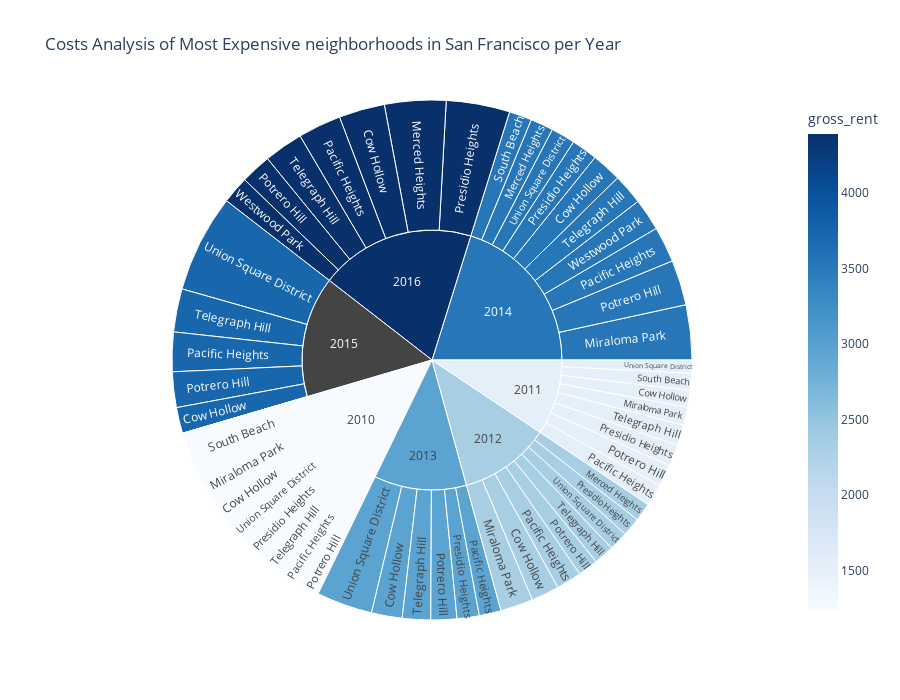

Write notebook code for a chart like this one.
### Markdown cell above
### Create a sunburst chart to conduct a costs analysis of most expensive neighborhoods in San Francisco per year

### Code cell
# Sunburst Plot
fig = px.sunburst(
    df_expensive_neighborhoods_per_year,
    path=["year", "neighborhood"],
    values='sale_price_sqr_foot',
    color='gross_rent', 
    color_continuous_scale='Blues',
    title="Costs Analysis of Most Expensive neighborhoods in San Francisco per Year",
    height=700
)


fig.show()

### Figure 1 — Plotly figure (JSON) as saved in the notebook; plotly's stock layout.template omitted (floating-point values rounded to 4 significant figures)
{"data": [{"branchvalues": "total", "customdata": [[1239], [1530.0], [2324], [2971], [3528.0], [3739.0], [4390], [2324], [3528], [4390], [1239], [1530], [2324], [3528], [1239], [1530], [2324], [2971], [3528], [3739], [4390], [1239], [1530], [2324], [2971], [3528], [3739], [4390], [1239], [1530], [2324], [2971], [3528], [null], [4390], [1239], [1530], [3528], [1239], [1530], [2324.0], [2971], [3528.0], [3739], [4390], [1239], [1530], [2324], [2971], [3528], [3739.0], [3528.0], [4390], [1239.0], [1530], [2324.0], [2971.0], [3528.0], [null], [4390]], "domain": {"x": [0, 1], "y": [0, 1]}, "hovertemplate": "labels=%{label}<br>sale_price_sqr_foot=%{value}<br>parent=%{parent}<br>id=%{id}<br>gross_rent=%{color}<extra></extra>", "ids": ["2010/Cow Hollow", "2011/Cow Hollow", "2012/Cow Hollow", "2013/Cow Hollow", "2014/Cow Hollow", "2015/Cow Hollow", "2016/Cow Hollow", "2012/Merced Heights", "2014/Merced Heights", "2016/Merced Heights", "2010/Miraloma Park", "2011/Miraloma Park", "2012/Miraloma Park", "2014/Miraloma Park", "2010/Pacific Heights", "2011/Pacific Heights", "2012/Pacific Heights", "2013/Pacific Heights", "2014/Pacific Heights", "2015/Pacific Heights", "2016/Pacific Heights", "2010/Potrero Hill", "2011/Potrero Hill", "2012/Potrero Hill", "2013/Potrero Hill", "2014/Potrero Hill", "2015/Potrero Hill", "2016/Potrero Hill", "2010/Presidio Heights", "2011/Presidio Heights", "2012/Presidio Heights", "2013/Presidio Heights", "2014/Presidio Heights", "2015/Presidio Heights", "2016/Presidio Heights", "2010/South Beach", "2011/South Beach", "2014/South Beach", "2010/Telegraph Hill", "2011/Telegraph Hill", "2012/Telegraph Hill", "2013/Telegraph Hill", "2014/Telegraph Hill", "2015/Telegraph Hill", "2016/Telegraph Hill", "2010/Union Square District", "2011/Union Square District", "2012/Union Square District", "2013/Union Square District", "2014/Union Square District", "2015/Union Square District", "2014/Westwood Park", "2016/Westwood Park", "2010", "2011", "2012", "2013", "2014", "2015", "2016"], "labels": ["Cow Hollow", "Cow Hollow", "Cow Hollow", "Cow Hollow", "Cow Hollow", "Cow Hollow", "Cow Hollow", "Merced Heights", "Merced Heights", "Merced Heights", "Miraloma Park", "Miraloma Park", "Miraloma Park", "Miraloma Park", "Pacific Heights", "Pacific Heights", "Pacific Heights", "Pacific Heights", "Pacific Heights", "Pacific Heights", "Pacific Heights", "Potrero Hill", "Potrero Hill", "Potrero Hill", "Potrero Hill", "Potrero Hill", "Potrero Hill", "Potrero Hill", "Presidio Heights", "Presidio Heights", "Presidio Heights", "Presidio Heights", "Presidio Heights", "Presidio Heights", "Presidio Heights", "South Beach", "South Beach", "South Beach", "Telegraph Hill", "Telegraph Hill", "Telegraph Hill", "Telegraph Hill", "Telegraph Hill", "Telegraph Hill", "Telegraph Hill", "Union Square District", "Union Square District", "Union Square District", "Union Square District", "Union Square District", "Union Square District", "Westwood Park", "Westwood Park", "2010", "2011", "2012", "2013", "2014", "2015", "2016"], "marker": {"coloraxis": "coloraxis", "colors": [1239, 1530.0, 2324, 2971, 3528.0, 3739.0, 4390, 2324, 3528, 4390, 1239, 1530, 2324, 3528, 1239, 1530, 2324, 2971, 3528, 3739, 4390, 1239, 1530, 2324, 2971, 3528, 3739, 4390, 1239, 1530, 2324, 2971, 3528, null, 4390, 1239, 1530, 3528, 1239, 1530, 2324.0, 2971, 3528.0, 3739, 4390, 1239, 1530, 2324, 2971, 3528, 3739.0, 3528.0, 4390, 1239.0, 1530, 2324.0, 2971.0, 3528.0, null, 4390]}, "name": "", "parents": ["2010", "2011", "2012", "2013", "2014", "2015", "2016", "2012", "2014", "2016", "2010", "2011", "2012", "2014", "2010", "2011", "2012", "2013", "2014", "2015", "2016", "2010", "2011", "2012", "2013", "2014", "2015", "2016", "2010", "2011", "2012", "2013", "2014", "2015", "2016", "2010", "2011", "2014", "2010", "2011", "2012", "2013", "2014", "2015", "2016", "2010", "2011", "2012", "2013", "2014", "2015", "2014", "2016", "", "", "", "", "", "", ""], "type": "sunburst", "values": [569.4, 390.6, 644.8, 707.4, 691.9, 598.6, 1059.0, 421.1, 528.7, 1417.0, 680.6, 414.7, 756.2, 1268.0, 496.5, 509.0, 586.2, 503.9, 824.7, 910.2, 996.4, 491.5, 503.1, 466.6, 598.7, 1045.0, 821.3, 707.7, 549.4, 493.8, 426.6, 512.8, 603.5, 0, 1466.0, 1037.0, 388.6, 524.6, 524.8, 483.4, 465.8, 653.3, 708.2, 997.0, 903.0, 569.2, 302.1, 445.2, 1290.0, 558.3, 2259.0, 743.0, 631.2, 4918.0, 3485.0, 4213.0, 4267.0, 7496.0, 5586.0, 7180.0]}], "layout": {"coloraxis": {"colorbar": {"title": {"text": "gross_rent"}}, "colorscale": [[0, "rgb(247,251,255)"], [0.125, "rgb(222,235,247)"], [0.25, "rgb(198,219,239)"], [0.375, "rgb(158,202,225)"], [0.5, "rgb(107,174,214)"], [0.625, "rgb(66,146,198)"], [0.75, "rgb(33,113,181)"], [0.875, "rgb(8,81,156)"], [1, "rgb(8,48,107)"]]}, "height": 700, "legend": {"tracegroupgap": 0}, "title": {"text": "Costs Analysis of Most Expensive neighborhoods in San Francisco per Year"}}}
